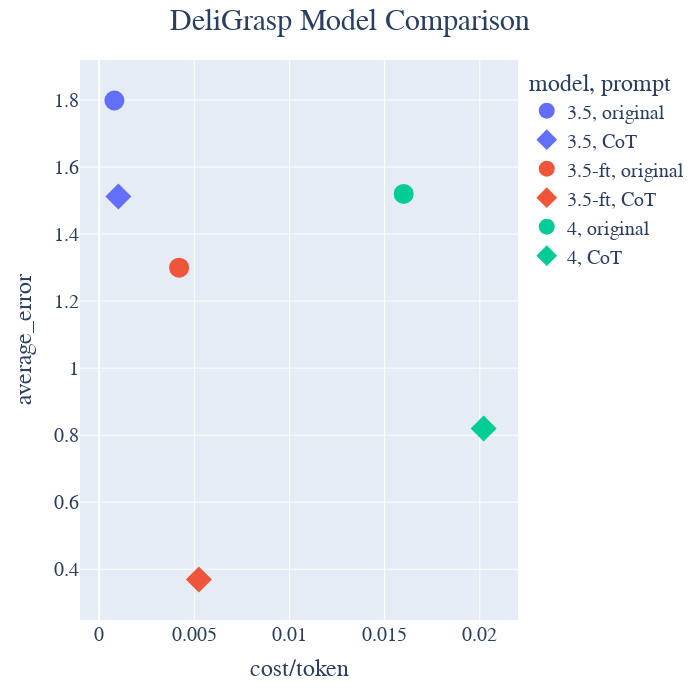

Notebook code for this chart:
### Code cell
import plotly.express as px

fig = px.scatter(results, x="cost/token", y="average_error", color="model", symbol="prompt", width=700, height=700)
fig.update_layout(title_text="DeliGrasp Model Comparison", title_x=0.5)
fig.update_traces(marker={'size': 20})
fig.update_layout(
    font_family="Arial",
    title_font_size=30,
    font_size=20
)
fig.show()

### Figure 1 — Plotly figure (JSON) as saved in the notebook; plotly's stock layout.template omitted (floating-point values rounded to 4 significant figures)
{"data": [{"hovertemplate": "model=3.5<br>prompt=original<br>cost/token=%{x}<br>average_error=%{y}<extra></extra>", "legendgroup": "3.5, original", "marker": {"color": "#636efa", "size": 20, "symbol": "circle"}, "mode": "markers", "name": "3.5, original", "orientation": "v", "showlegend": true, "type": "scatter", "x": [0.0008], "xaxis": "x", "y": [1.799], "yaxis": "y"}, {"hovertemplate": "model=3.5<br>prompt=CoT<br>cost/token=%{x}<br>average_error=%{y}<extra></extra>", "legendgroup": "3.5, CoT", "marker": {"color": "#636efa", "size": 20, "symbol": "diamond"}, "mode": "markers", "name": "3.5, CoT", "orientation": "v", "showlegend": true, "type": "scatter", "x": [0.00101], "xaxis": "x", "y": [1.512], "yaxis": "y"}, {"hovertemplate": "model=3.5-ft<br>prompt=original<br>cost/token=%{x}<br>average_error=%{y}<extra></extra>", "legendgroup": "3.5-ft, original", "marker": {"color": "#EF553B", "size": 20, "symbol": "circle"}, "mode": "markers", "name": "3.5-ft, original", "orientation": "v", "showlegend": true, "type": "scatter", "x": [0.0042], "xaxis": "x", "y": [1.3], "yaxis": "y"}, {"hovertemplate": "model=3.5-ft<br>prompt=CoT<br>cost/token=%{x}<br>average_error=%{y}<extra></extra>", "legendgroup": "3.5-ft, CoT", "marker": {"color": "#EF553B", "size": 20, "symbol": "diamond"}, "mode": "markers", "name": "3.5-ft, CoT", "orientation": "v", "showlegend": true, "type": "scatter", "x": [0.00524], "xaxis": "x", "y": [0.3693], "yaxis": "y"}, {"hovertemplate": "model=4<br>prompt=original<br>cost/token=%{x}<br>average_error=%{y}<extra></extra>", "legendgroup": "4, original", "marker": {"color": "#00cc96", "size": 20, "symbol": "circle"}, "mode": "markers", "name": "4, original", "orientation": "v", "showlegend": true, "type": "scatter", "x": [0.016], "xaxis": "x", "y": [1.52], "yaxis": "y"}, {"hovertemplate": "model=4<br>prompt=CoT<br>cost/token=%{x}<br>average_error=%{y}<extra></extra>", "legendgroup": "4, CoT", "marker": {"color": "#00cc96", "size": 20, "symbol": "diamond"}, "mode": "markers", "name": "4, CoT", "orientation": "v", "showlegend": true, "type": "scatter", "x": [0.0202], "xaxis": "x", "y": [0.82], "yaxis": "y"}], "layout": {"font": {"family": "Arial", "size": 20}, "height": 700, "legend": {"title": {"text": "model, prompt"}, "tracegroupgap": 0}, "margin": {"t": 60}, "title": {"font": {"size": 30}, "text": "DeliGrasp Model Comparison", "x": 0.5}, "width": 700, "xaxis": {"anchor": "y", "domain": [0, 1], "title": {"text": "cost/token"}}, "yaxis": {"anchor": "x", "domain": [0, 1], "title": {"text": "average_error"}}}}
